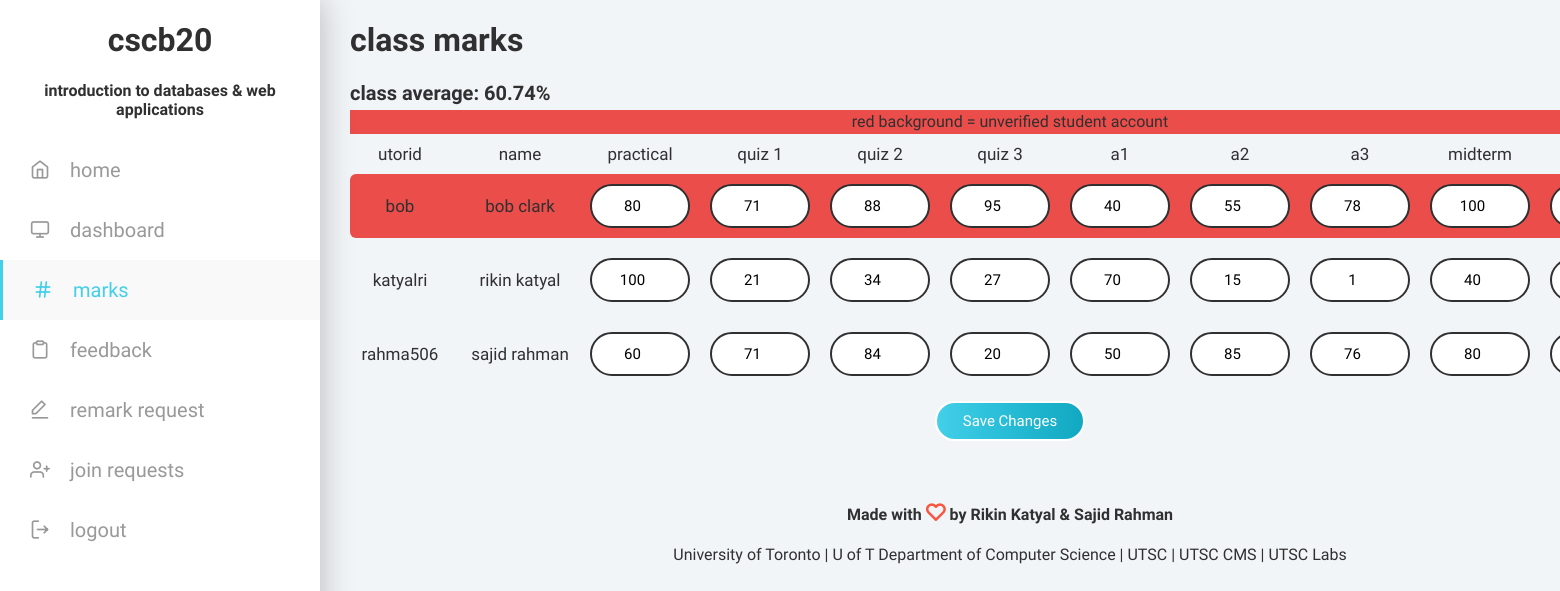
The app's page /dashboard/instructor/marks/index.php (signed in) with its own data.
### tables this page shows
create table Students
(verified boolean not null,
utorid varchar(25) not null primary key,
pass char(64) not null,
firstName varchar(255) not null,
lastName varchar(255) not null,
studentNumber varchar(25) not null,
instructorId varchar(255) not null,
practical float,
quiz1 float,
quiz2 float,
quiz3 float,
a1 float,
a2 float,
a3 float,
final float,
midterm float,
authToken varchar(255)
);

### src/auth/config.php (called while the page is built, shortened)
<?php
  $mark_entries = array('practical', 'quiz1', 'quiz2', 'quiz3', 'a1', 'a2', 'a3', 'midterm', 'final');
?>

### src/dashboard/instructor/marks/index.php (the view, shortened to what this page needs)
<?php
  include("../../../auth/config.php");
  $class_avg = calculate_class_avg();
  function calculate_class_avg() {
    global $db;
    global $mark_entries;
    $sql = "select * from CourseDetails where courseCode='CSCB20'";
    $result = mysqli_query($db, $sql);
    $row = mysqli_fetch_array($result, MYSQLI_ASSOC);
    $average = 0;
    foreach($mark_entries as $entry) {
      $average += assessment_avg($entry) * $row[$entry] * .01;
    }
    return round($average, 2);
  }
  function assessment_avg($assessment){
    global $db;
    $instructorId = ($_SESSION['account'] == 'instructor') ? $_SESSION['utorid'] : $_SESSION['instructorId'];
    $sql = "select * from Students where verified = 1 and instructorId = '".$instructorId."'";
    $result = mysqli_query($db, $sql);
    $total = 0;
    $count = 0;
    while ($row = mysqli_fetch_array($result, MYSQLI_ASSOC)) {
        $total += $row[$assessment];
        $count += 1;
    }
    return $total / $count;
  }
?>
<html lang="en">
<head>
    <link rel="stylesheet" type="text/css" href="../../../../css/feather.css">
    <link rel="stylesheet" type="text/css" href="../../../../css/index.css">
</head>
<body>
  <div id="container">
      <div id="sidebar">
          <h1>cscb20</h1>
          <h4>introduction to databases & web applications</h4>
          <nav>
            <a href="../../../../">
              <div class="nav-item">
                <h2><i class="feather icon-home"></i>home</h2>
              </div>
            </a>
            <a href="../../">
              <div class="nav-item">
                <h2><i class="feather icon-monitor"></i>dashboard</h2>
              </div>
            </a>
            <a href="./">
              <div class="nav-item active">
                <h2><i class="feather icon-hash"></i>marks</h2>
              </div>
            </a>
            <?php
              if ($_SESSION['account'] != 'ta'){
                echo "
                <a href='../../feedback'>
                  <div class='nav-item'>
                    <h2><i class='feather icon-clipboard'></i>feedback</h2>
                  </div>
                </a>
                ";
              }
            ?>
            <a href="../../<?php if ($_SESSION['account'] == 'instructor' or $_SESSION['account'] == 'ta') echo "instructor/" ?>remark/">
              <div class="nav-item">
                <h2><i class="feather icon-edit-1"></i>remark request</h2>
              </div>
            </a>
            <?php
              if ($_SESSION['account'] == 'instructor'){
                echo "
                <a href='../requests'>
                  <div class='nav-item'>
                    <h2><i class='feather icon-user-plus'></i>join requests</h2>
                  </div>
                </a>
                ";
              }
            ?>
            <a href="../../../../auth/logout/">
              <div class="nav-item">
                <h2><i class="feather icon-log-out"></i>logout</h2>
              </div>
            </a>
          </nav>
        </div>
    <div id="content">
      <h1>class marks</h1>
      <h2>class average: <?php echo $class_avg?>%</h2>
      <p class="mark unverified">red background = unverified student account</p>
      <form action="" method="post" class="instructor-marks">
        <div class="mark">
          <h3>UTORid</h3>
          <h3>Name</h3>
          <h3>Practical</h3>
          <h3>quiz 1</h3>
          <h3>quiz 2</h3>
          <h3>quiz 3</h3>
          <h3>A1</h3>
          <h3>A2</h3>
          <h3>A3</h3>
          <h3>Midterm</h3>
          <h3>Final</h3>
        </div>
        <?php
          $instructorId = ($_SESSION['account'] == 'instructor') ? $_SESSION['utorid'] : $_SESSION['instructorId'];
          $sql = "select * from Students where instructorId = '".$instructorId."'";
          $result = mysqli_query($db, $sql);
          while ($row = mysqli_fetch_array($result, MYSQLI_ASSOC)) {
            $mark_str = "";
            foreach($mark_entries as $entry){
                $mark_str = $mark_str."<input type='number' min='0' max='100' name='marks[]' value='".$row[$entry]."'/>";
            }
            if ($row['verified'] == "0") {
              $verfied_status = "unverified";
            } else {
              $verfied_status = "";
            }
            echo "
            <div class='mark entry ".$verfied_status."' id=".$row['utorid'].">
              <h3>".$row['utorid']."</h3>
              <h3>".$row['firstName']." ".$row['lastName']."</h3>
              ".$mark_str."
            </div>
            ";
          }
        ?>
        <button>Save Changes</button>
      </form>
      <footer>
        <p><b>Made with <i class="feather icon-heart"></i> by Rikin Katyal & Sajid Rahman</b></p>
        <p><a href="https://www.utoronto.ca/" target="_">University of Toronto</a> | <a href="http://web.cs.toronto.edu/" target="_">U of T Department of Computer Science</a> | <a href="http://www.utsc.utoronto.ca/home/" target="_">UTSC</a> | <a href="https://www.utsc.utoronto.ca/cms/computer-science-mathematics-statistics" target="_">UTSC CMS</a> | <a href="http://www.utsc.utoronto.ca/labs/"> UTSC Labs</a></p>
      </footer>
    </div>
  </div>
</body>
</html>

### src/css/feather.css (style rules this page uses)
.feather { font-family:"feather" !important; font-size:16px; font-style:normal; -webkit-font-smoothing: antialiased; -moz-osx-font-smoothing: grayscale; }
.icon-clipboard:before { content: "\e84b"; }
.icon-edit-1:before { content: "\e868"; }
.icon-heart:before { content: "\e879"; }
.icon-home:before { content: "\e87a"; }
.icon-log-out:before { content: "\e888"; }
.icon-monitor:before { content: "\e899"; }
.icon-user-plus:before { content: "\e8e7"; }
.icon-hash:before { content: "\e8fd"; }

### src/css/index.css (style rules this page uses)
html, body { width: 100%; height: 100%; font-weight: 400; font-family: Varela Round; margin: 0; color: #303030; background-color: #F2F5F8; }
#container { width: 100%; display: flex; flex-direction: row; }
#sidebar { height: 100%; width: 320px; background: #FFFFFF; position: fixed; margin: 0; box-shadow: 1px 0px 30px rgba(50, 50, 50, 0.3); overflow-y: auto; }
#content { height: 100%; width: 100%; margin-left: 320px; padding: 0 30px; }
h1 { font-weight: 700; }
h2 { font-size: 20px; font-weight: 700; margin: 0; text-transform: lowercase; }
h3 { font-size: 17px; font-weight: 400; margin: 0; text-transform: lowercase; }
h4 { text-align: center; }
p { line-height: 24px; }
a { color: #303030; text-decoration: none; display: inline-block }
input[type="text"], input[type="password"], input[type="number"] { width: 250px; height: 40px; border: 2px solid #303030; border-radius: 40px; outline: none; padding: 20px; font-size: 15px; font-weight: 400; font-family: Varela Round; margin: 10px 0; -webkit-transition: box-shadow 0.3s ease; -moz-transition: box-shadow 0.3s ease; -ms-transition: box-shadow 0.3s ease; -o-transition: box-shadow 0.3s ease; transition: box-shadow 0.3s ease; }
button { width: 150px; height: 40px; margin: 10px 0; background: #43cfe8; background: -moz-linear-gradient(left, #43cfe8 0%, #2bbfd9 41%, #11a8c2 100%); background: -webkit-gradient(left top, right top, color-stop(0%, #43cfe8), color-stop(41%, #2bbfd9), color-stop(100%, #11a8c2)); background: -webkit-linear-gradient(left, #43cfe8 0%, #2bbfd9 41%, #11a8c2 100%); background: -o-linear-gradient(left, #43cfe8 0%, #2bbfd9 41%, #11a8c2 100%); background: -ms-linear-gradient(left, #43cfe8 0%, #2bbfd9 41%, #11a8c2 100%); background: linear-gradient(to right, #43cfe8 0%, #2bbfd9 41%, #11a8c2 100%); border: 2px solid #FFFFFF; color: #FFFFFF; border-radius: 40px; outline: none; cursor: pointer; font-size: 15px; font-weight: 400; font-family: Varela Round; -webkit-transition: box-shadow 0.3s ease; -moz-transition: box-shadow 0.3s ease; -ms-transition: box-shadow 0.3s ease; -o-transition: box-shadow 0.3s ease; transition: box-shadow 0.3s ease; }
form { display: flex; flex-direction: column; justify-content: center; align-items: center; }
.feather { font-size: 20px; margin-right: 20px; }
#sidebar h1 { text-align: center; }
nav a { text-decoration: none !important; display: block; }
nav h2 { font-weight: 400; }
.nav-item { width: 100%; height: 60px; display: flex; flex-direction: row; align-content: center; justify-content: flex-start; cursor: pointer; color: #999999; }
.active { width: calc(100% - 3px); border-left: 3px solid #43cfe8; background-color: #f9f9f9; color: #43cfe8; }
.nav-item h2 { line-height: 60px; padding-left: 30px; }
footer { text-align: center; margin-top: 50px; }
footer i { margin: 0 !important; color: #f95640; }
.mark { display: flex; flex-direction: row; align-items: center; justify-content: center; text-align: center; margin: 5px 0; }
.mark h3 { width: 100px; margin-right: 20px; }
.mark input { width: 100px; height: 25px; margin-right: 20px; }
.instructor-marks .mark { border-radius: 6px; -webkit-transition: box-shadow 0.3s ease; -moz-transition: box-shadow 0.3s ease; -ms-transition: box-shadow 0.3s ease; -o-transition: box-shadow 0.3s ease; transition: box-shadow 0.3s ease; }
.instructor-marks input { text-align: center; }
.unverified { background: #eb4d4b; }

### records on screen
students: utorid "bob", firstName "bob", lastName "clark", practical "80 71 88 95 40 55 78 100 90"
students: utorid "katyalri", firstName "rikin", lastName "katyal", practical "100 21 34 27 70 15 1 40 45"
students: utorid "rahma506", firstName "sajid", lastName "rahman", practical "60 71 84 20 50 85 76 80 99"

### other values on screen
$class_avg "60.74"
